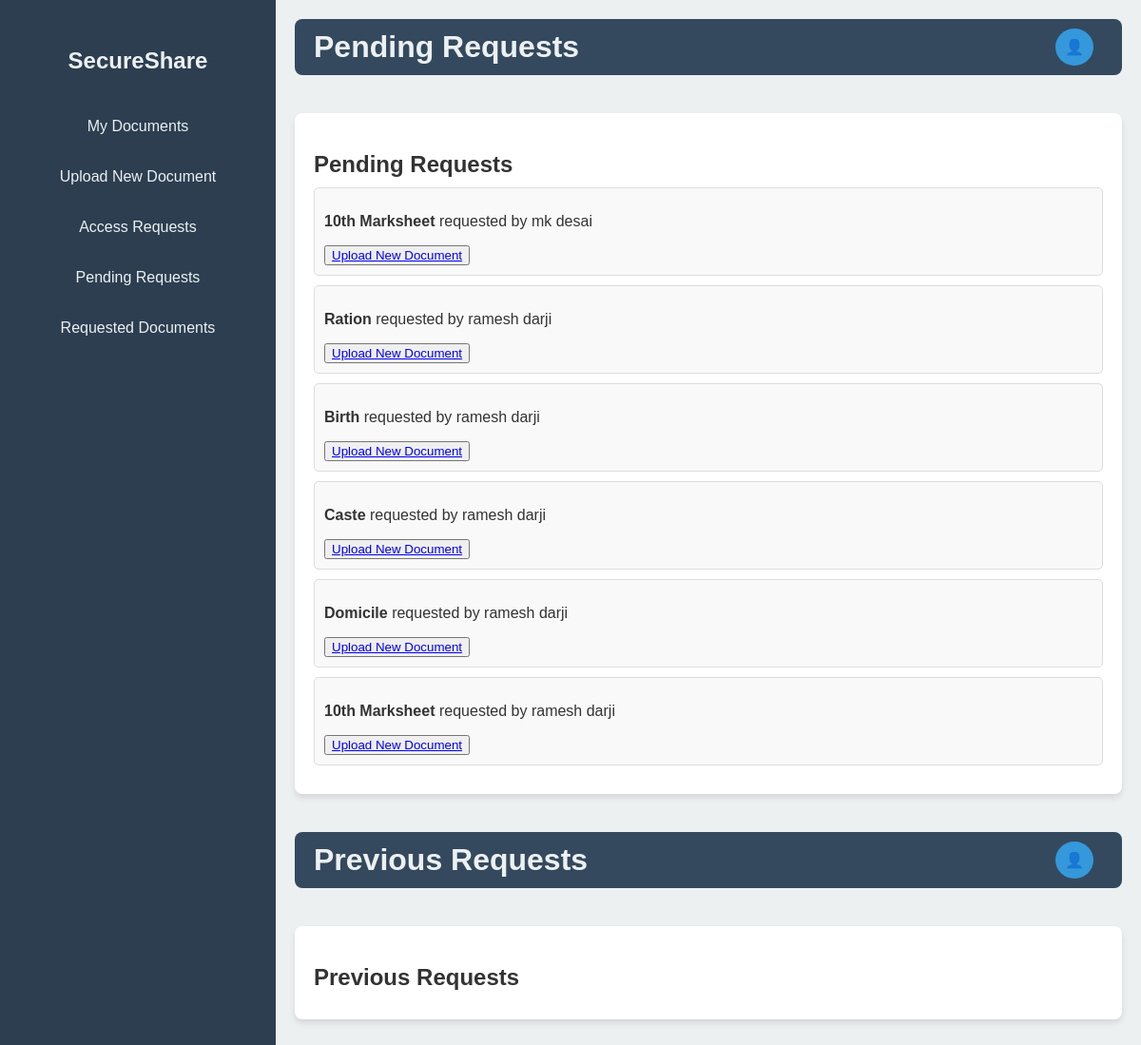
Screenshot of /pending-request/ (signed in) with the database file from the repository.
### home/models.py (models this page shows, shortened)
class AccessRequest(models.Model):
    requested_by = models.ForeignKey(settings.AUTH_USER_MODEL, related_name='requests_made', on_delete=models.CASCADE)
    requested_for = models.ForeignKey(settings.AUTH_USER_MODEL, related_name='requests_received', on_delete=models.CASCADE)
    document_title = models.CharField(max_length=100)
    status = models.CharField(max_length=20, default='Pending')  # Status can be Pending, Approved, Denied
    request_date = models.DateTimeField(auto_now_add=True)

### authentication/models.py (models this page shows, shortened)
class CustomUser(AbstractBaseUser,PermissionsMixin):
  email = models.EmailField(unique=True)
  first_name = models.CharField(max_length=100)
  last_name = models.CharField(max_length=100)
  is_active = models.BooleanField(default=True)
  is_staff = models.BooleanField(default=False)
  secret_key = models.CharField(max_length=32, null=True, blank=True)
  USERNAME_FIELD = 'email'
  REQUIRED_FIELDS = ['first_name','last_name']
  objects = CustomUserManager()
  def get_full_name(self):
    return f"{self.first_name} {self.last_name}"

### home/views.py (the view, shortened to what this page needs)
# urls.py: path('pending-request/', home_views.pending_request, name='pending_request'),
@login_required
def pending_request(request):
    pending_request = AccessRequest.objects.filter(requested_for=request.user, status='Pending')
    previous_request = AccessRequest.objects.filter(requested_for=request.user, status='Approved')
    for req in pending_request:
      req.document_exists = Document.objects.filter(user_id=request.user, title=req.document_title).exists()
    context = {
        'pending_request': pending_request,
        'previous_request': previous_request,
    }
    return render(request, 'home_templates/pending_request.html', context)

### templates/home_templates/pending_request.html (shortened to what this page needs)
<!DOCTYPE html>
<html lang="en">
<head>
</head>
<body>
  <div class="sidebar">
    <h2><a href="{% url 'dashboard' %}">SecureShare</a></h2>
    <ul>
      <li><a href="{% url 'view_all_documents' %}">My Documents</a></li>
      <li><a href="{% url 'upload_new_document' %}">Upload New Document</a></li>
      <li><a href="{% url 'access_request' %}">Access Requests</a></li>
      <li><a href="{% url 'pending_request' %}">Pending Requests</a></li>
      <li><a href="{% url 'requested_document' %}">Requested Documents</a></li>
    </ul>
  </div>
  <div class="main-content">
    <div class="header">
      <h1>Pending Requests</h1>
      <div class="user-profile">
        <div class="user-profile-icon">👤</div>
      </div>
    </div>
    <div class="box">
      <div class="requests-section">
        <h2>Pending Requests</h2>
        {% if pending_request %}
          {% for request in pending_request %}
            <div class="request-item">
              <p><strong>{{ request.document_title }}</strong> requested by {{ request.requested_by.get_full_name }}</p>
              {% if request.document_exists %}
                <form method="post">
                  {% csrf_token %}
                  <input type="hidden" name="request_id" value="{{ request.id }}">
                  <button type="submit" name="action" value="grant">Grant Access</button>
                  <button type="submit" name="action" value="deny">Deny Access</button>
                </form>
              {% else %}
                <form method="post">
                  <button><a href="{% url 'upload_new_document' %}">Upload New Document</a></button>
                </form>
              {% endif %}
            </div>
          {% endfor %}
        {% else %}
          <p>No pending requests.</p>
        {% endif %}
      </div>
    </div>
    <div class="header">
      <h1>Previous Requests</h1>
      <div class="user-profile">
        <div class="user-profile-icon">👤</div>
      </div>
    </div>
    <div class="box">
      <div class="requests-section">
        <h2>Previous Requests</h2>
      </div>
    </div>
  </div>
</body>
</html>

### templates/home_templates/pending_request.html (style rules this page uses)
:root { --primary-color: #3498db; --secondary-color: #2c3e50; --background-color: #ecf0f1; --text-color: #333; --light-text-color: #ecf0f1; --hover-color: #2980b9; --header-color: #34495e; --accent-color: #e74c3c; --highlight-color: #f1c40f; }
body { font-family: 'Arial', sans-serif; background-color: var(--background-color); margin: 0; padding: 0; display: flex; min-height: 100vh; color: var(--text-color); }
.sidebar { width: 250px; background-color: var(--secondary-color); color: var(--light-text-color); padding: 20px; display: flex; flex-direction: column; align-items: center; }
.sidebar h2 { margin-bottom: 10px; font-size: 1.5em; color: var(--light-text-color); }
.sidebar ul { list-style-type: none; padding: 0; width: 100%; }
.sidebar li { margin-bottom: 15px; }
.sidebar a { color: var(--light-text-color); text-decoration: none; transition: color 0.3s; display: block; padding: 10px; border-radius: 8px; text-align: center; }
.main-content { flex-grow: 1; padding: 20px; background-color: var(--background-color); display: flex; flex-direction: column; gap: 20px; }
.header { display: flex; justify-content: space-between; align-items: center; margin-bottom: 20px; background-color: var(--header-color); color: var(--light-text-color); padding: 10px 20px; border-radius: 8px; }
.header h1 { margin: 0; }
.user-profile { display: flex; align-items: center; cursor: pointer; position: relative; }
.user-profile-icon { cursor: pointer; background-color: var(--primary-color); color: white; border-radius: 50%; padding: 10px; margin-right: 10px; display: flex; align-items: center; justify-content: center; }
.box { background-color: #fff; padding: 20px; border-radius: 8px; box-shadow: 0 4px 6px rgba(0, 0, 0, 0.1); margin-bottom: 20px; }
.requests-section h2 { margin-bottom: 10px; }
.request-item { background-color: #f9f9f9; padding: 10px; margin-bottom: 10px; border-radius: 5px; border: 1px solid #ddd; }

### rows the page displays
AccessRequest: document_title "10th Marksheet", requested_by.get_full_name "mk desai", shows "Upload New Document"
AccessRequest: document_title "Ration", requested_by.get_full_name "ramesh darji", shows "Upload New Document"
AccessRequest: document_title "Birth", requested_by.get_full_name "ramesh darji", shows "Upload New Document"
AccessRequest: document_title "Caste", requested_by.get_full_name "ramesh darji", shows "Upload New Document"
AccessRequest: document_title "Domicile", requested_by.get_full_name "ramesh darji", shows "Upload New Document"
AccessRequest: document_title "10th Marksheet", requested_by.get_full_name "ramesh darji", shows "Upload New Document"
